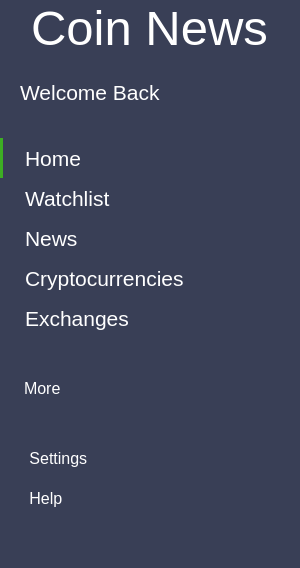
     <widget class="QWidget" name="menulWidget" native="true">
      <property name="sizePolicy">
       <sizepolicy hsizetype="Fixed" vsizetype="Preferred">
        <horstretch>0</horstretch>
        <verstretch>0</verstretch>
       </sizepolicy>
      </property>
      <property name="minimumSize">
       <size>
        <width>300</width>
        <height>0</height>
       </size>
      </property>
      <property name="maximumSize">
       <size>
        <width>300</width>
        <height>16777215</height>
       </size>
      </property>
      <property name="styleSheet">
       <string notr="true">background-color: rgb(57, 63, 86);</string>
      </property>
      <layout class="QVBoxLayout" name="verticalLayout">
       <property name="leftMargin">
        <number>0</number>
       </property>
       <property name="topMargin">
        <number>0</number>
       </property>
       <property name="rightMargin">
        <number>0</number>
       </property>
       <property name="bottomMargin">
        <number>0</number>
       </property>
       <item>
        <layout class="QHBoxLayout" name="horizontalLayout_7">
         <item>
          <widget class="QLabel" name="label_2">
           <property name="sizePolicy">
            <sizepolicy hsizetype="Fixed" vsizetype="Fixed">
             <horstretch>0</horstretch>
             <verstretch>0</verstretch>
            </sizepolicy>
           </property>
           <property name="font">
            <font>
             <pointsize>37</pointsize>
             <kerning>false</kerning>
            </font>
           </property>
           <property name="styleSheet">
            <string notr="true">color: white;
font-size: 36;
font-family: &quot;Montserrat ExtraBold&quot;;</string>
           </property>
           <property name="text">
            <string>Coin News</string>
           </property>
           <property name="alignment">
            <set>Qt::AlignCenter</set>
           </property>
          </widget>
         </item>
        </layout>
       </item>
       <item>
        <layout class="QVBoxLayout" name="verticalLayout_4">
         <item>
          <layout class="QHBoxLayout" name="horizontalLayout_3">
           <item>
            <widget class="QPushButton" name="pushButton_6">
             <property name="sizePolicy">
              <sizepolicy hsizetype="Preferred" vsizetype="Fixed">
               <horstretch>0</horstretch>
               <verstretch>0</verstretch>
              </sizepolicy>
             </property>
             <property name="minimumSize">
              <size>
               <width>300</width>
               <height>60</height>
              </size>
             </property>
             <property name="font">
              <font>
               <pointsize>16</pointsize>
              </font>
             </property>
             <property name="styleSheet">
              <string notr="true">text-align: left;
color: white;
padding-left: 20px;
background-color: rgb(57, 63, 86);
border: none;</string>
             </property>
             <property name="text">
              <string>Welcome Back</string>
             </property>
             <property name="iconSize">
              <size>
               <width>48</width>
               <height>48</height>
              </size>
             </property>
             <property name="flat">
              <bool>false</bool>
             </property>
            </widget>
           </item>
          </layout>
         </item>
        </layout>
       </item>
       <item>
        <layout class="QVBoxLayout" name="verticalLayout_6">
         <property name="spacing">
          <number>0</number>
         </property>
         <property name="topMargin">
          <number>10</number>
         </property>
         <property name="bottomMargin">
          <number>10</number>
         </property>
         <item>
          <widget class="QPushButton" name="pushButton">
           <property name="sizePolicy">
            <sizepolicy hsizetype="Minimum" vsizetype="Preferred">
             <horstretch>0</horstretch>
             <verstretch>0</verstretch>
            </sizepolicy>
           </property>
           <property name="minimumSize">
            <size>
             <width>300</width>
             <height>40</height>
            </size>
           </property>
           <property name="font">
            <font>
             <pointsize>16</pointsize>
            </font>
           </property>
           <property name="styleSheet">
            <string notr="true">QPushButton {
color: white;
border: none;
background-color: rgb(57, 63, 86);
text-align: left;
padding-left: 22px;
border-left: 3px solid rgb(61, 174, 35);
}
QPushButton:hover:!pressed {
	background-color: rgb(40, 43, 58);
}</string>
           </property>
           <property name="text">
            <string>Home</string>
           </property>
          </widget>
         </item>
         <item>
          <widget class="QPushButton" name="pushButton_3">
           <property name="sizePolicy">
            <sizepolicy hsizetype="Minimum" vsizetype="Preferred">
             <horstretch>0</horstretch>
             <verstretch>0</verstretch>
            </sizepolicy>
           </property>
           <property name="minimumSize">
            <size>
             <width>300</width>
             <height>40</height>
            </size>
           </property>
           <property name="font">
            <font>
             <pointsize>16</pointsize>
            </font>
           </property>
           <property name="styleSheet">
            <string notr="true">QPushButton {
color: white;
border: none;
background-color: rgb(57, 63, 86);
text-align: left;
padding-left: 25px;
}
QPushButton:hover:!pressed {
	background-color: rgb(40, 43, 58);
}</string>
           </property>
           <property name="text">
            <string>Watchlist</string>
           </property>
          </widget>
         </item>
         <item>
          <widget class="QPushButton" name="pushButton_4">
           <property name="sizePolicy">
            <sizepolicy hsizetype="Minimum" vsizetype="Preferred">
             <horstretch>0</horstretch>
             <verstretch>0</verstretch>
            </sizepolicy>
           </property>
           <property name="minimumSize">
            <size>
             <width>300</width>
             <height>40</height>
            </size>
           </property>
           <property name="font">
            <font>
             <pointsize>16</pointsize>
            </font>
           </property>
           <property name="styleSheet">
            <string notr="true">QPushButton {
color: white;
border: none;
background-color: rgb(57, 63, 86);
text-align: left;
padding-left: 25px;
}
QPushButton:hover:!pressed {
	background-color: rgb(40, 43, 58);
}</string>
           </property>
           <property name="text">
            <string>News</string>
           </property>
          </widget>
         </item>
         <item>
          <widget class="QPushButton" name="pushButton_2">
           <property name="sizePolicy">
            <sizepolicy hsizetype="Minimum" vsizetype="Preferred">
             <horstretch>0</horstretch>
             <verstretch>0</verstretch>
            </sizepolicy>
           </property>
           <property name="minimumSize">
            <size>
             <width>300</width>
             <height>40</height>
            </size>
           </property>
           <property name="font">
            <font>
             <pointsize>16</pointsize>
            </font>
           </property>
           <property name="styleSheet">
            <string notr="true">QPushButton {
color: white;
border: none;
background-color: rgb(57, 63, 86);
text-align: left;
padding-left: 25px;
}
QPushButton:hover:!pressed {
	background-color: rgb(40, 43, 58);
}</string>
           </property>
           <property name="text">
            <string>Cryptocurrencies</string>
           </property>
          </widget>
         </item>
         <item>
          <widget class="QPushButton" name="pushButton_7">
           <property name="sizePolicy">
            <sizepolicy hsizetype="Minimum" vsizetype="Preferred">
             <horstretch>0</horstretch>
             <verstretch>0</verstretch>
            </sizepolicy>
           </property>
           <property name="minimumSize">
            <size>
             <width>300</width>
             <height>40</height>
            </size>
           </property>
           <property name="font">
            <font>
             <pointsize>16</pointsize>
            </font>
           </property>
           <property name="styleSheet">
            <string notr="true">QPushButton {
color: white;
border: none;
background-color: rgb(57, 63, 86);
text-align: left;
padding-left: 25px;
}
QPushButton:hover:!pressed {
	background-color: rgb(40, 43, 58);
}</string>
           </property>
           <property name="text">
            <string>Exchanges</string>
           </property>
          </widget>
         </item>
         <item>
          <widget class="QLabel" name="label">
           <property name="sizePolicy">
            <sizepolicy hsizetype="Preferred" vsizetype="Fixed">
             <horstretch>0</horstretch>
             <verstretch>0</verstretch>
            </sizepolicy>
           </property>
           <property name="minimumSize">
            <size>
             <width>0</width>
             <height>100</height>
            </size>
           </property>
           <property name="font">
            <font>
             <pointsize>12</pointsize>
             <bold>false</bold>
            </font>
           </property>
           <property name="styleSheet">
            <string notr="true">padding-left: 20px;
color: white;</string>
           </property>
           <property name="text">
            <string>More</string>
           </property>
          </widget>
         </item>
         <item>
          <widget class="QPushButton" name="pushButton_3">
           <property name="sizePolicy">
            <sizepolicy hsizetype="Minimum" vsizetype="Preferred">
             <horstretch>0</horstretch>
             <verstretch>0</verstretch>
            </sizepolicy>
           </property>
           <property name="minimumSize">
            <size>
             <width>300</width>
             <height>40</height>
            </size>
           </property>
           <property name="font">
            <font>
             <pointsize>12</pointsize>
            </font>
           </property>
           <property name="styleSheet">
            <string notr="true">QPushButton {
color: white;
border: none;
background-color: rgb(57, 63, 86);
text-align: left;
padding-left: 25px;
}
QPushButton:hover:!pressed {
	background-color: rgb(40, 43, 58);
}</string>
           </property>
           <property name="text">
            <string> Settings</string>
           </property>
           <property name="icon">
            <iconset resource="resources.qrc">
             <normaloff>:/icons/icons/setting.png</normaloff>:/icons/icons/setting.png</iconset>
           </property>
           <property name="iconSize">
            <size>
             <width>25</width>
             <height>25</height>
            </size>
           </property>
          </widget>
         </item>
         <item>
          <widget class="QPushButton" name="pushButton_4">
           <property name="sizePolicy">
            <sizepolicy hsizetype="Minimum" vsizetype="Preferred">
             <horstretch>0</horstretch>
             <verstretch>0</verstretch>
            </sizepolicy>
           </property>
           <property name="minimumSize">
            <size>
             <width>300</width>
             <height>40</height>
            </size>
           </property>
           <property name="font">
            <font>
             <pointsize>12</pointsize>
            </font>
           </property>
           <property name="layoutDirection">
            <enum>Qt::LeftToRight</enum>
           </property>
           <property name="styleSheet">
            <string notr="true">QPushButton {
color: white;
border: none;
background-color: rgb(57, 63, 86);
text-align: left;
padding-left: 25px;
}
QPushButton:hover:!pressed {
	background-color: rgb(40, 43, 58);
}</string>
           </property>
           <property name="text">
            <string> Help</string>
           </property>
           <property name="icon">
            <iconset resource="resources.qrc">
             <normaloff>:/icons/icons/help.png</normaloff>:/icons/icons/help.png</iconset>
           </property>
           <property name="iconSize">
            <size>
             <width>25</width>
             <height>25</height>
            </size>
           </property>
          </widget>
         </item>
         <item>
          <spacer name="verticalSpacer">
           <property name="orientation">
            <enum>Qt::Vertical</enum>
           </property>
           <property name="sizeHint" stdset="0">
            <size>
             <width>20</width>
             <height>40</height>
            </size>
           </property>
          </spacer>
         </item>
        </layout>
       </item>
      </layout>
     </widget>
